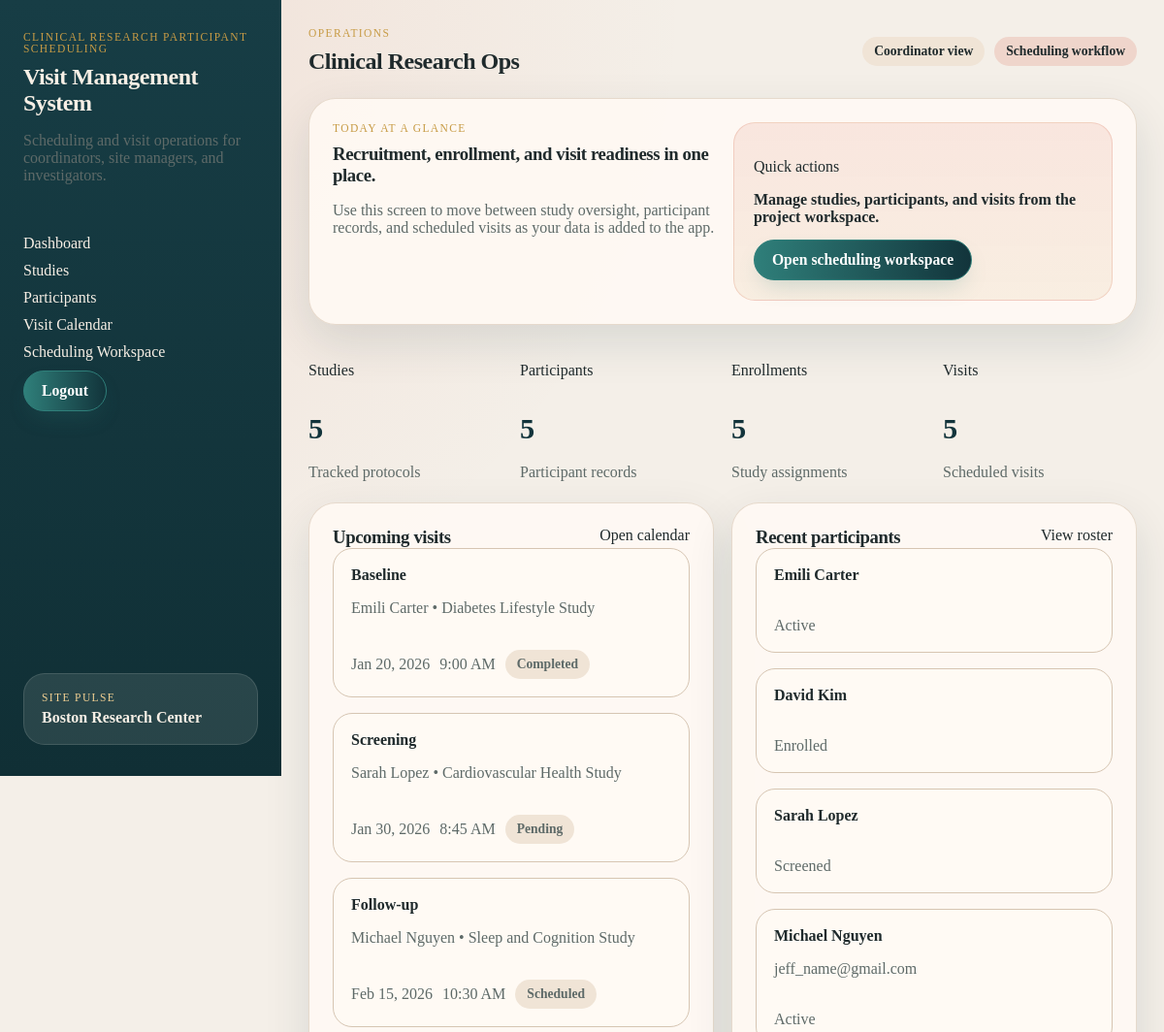
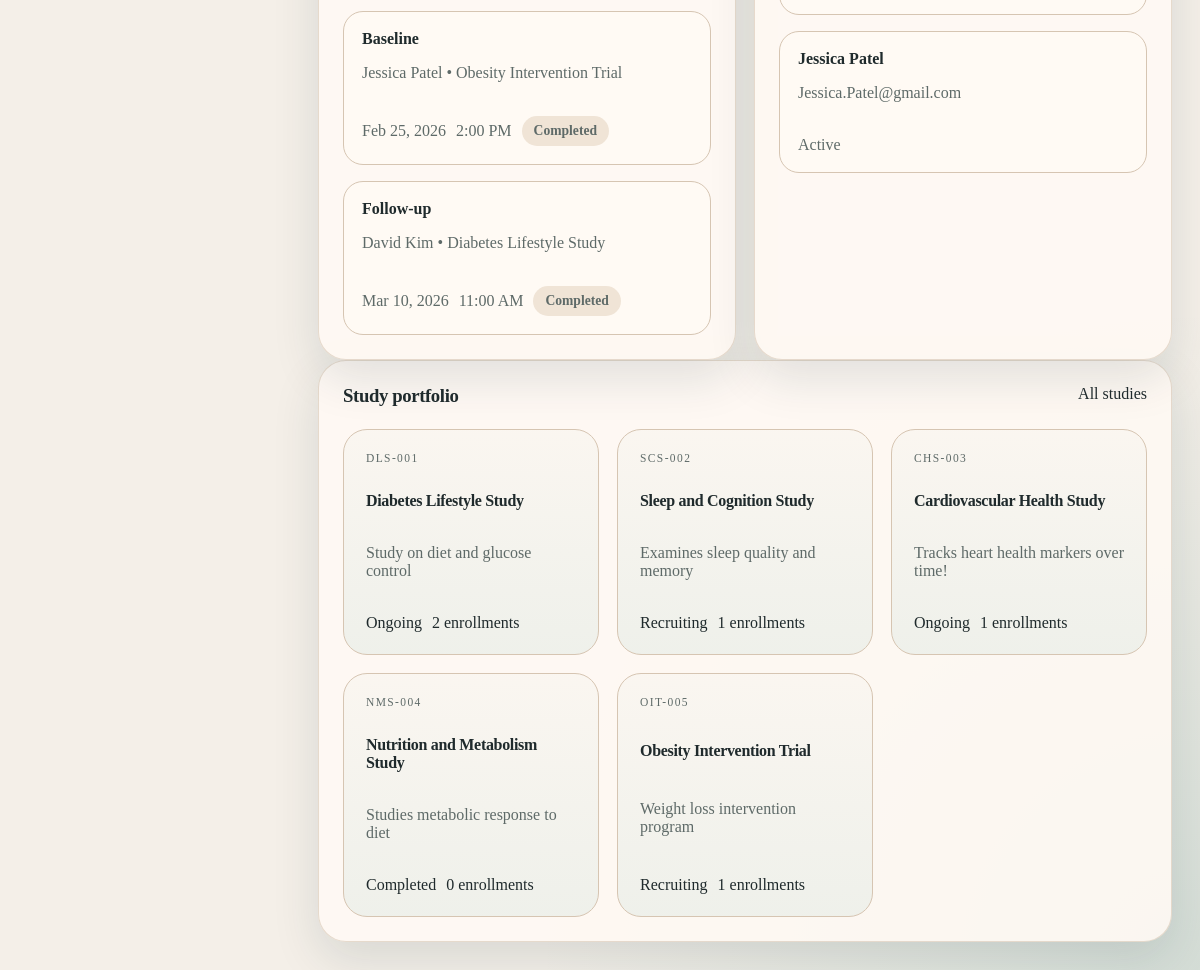
Page /project/dashboard/ (signed in) on the committed database (2 pictures, top to bottom).
### project/models.py (models this page shows, shortened)
class Visit(models.Model):
    enrollment = models.ForeignKey(Enrollment, on_delete=models.CASCADE)  # Link to enrollment
    visit_date = models.DateTimeField()  # Date and time of visit
    visit_type = models.CharField(max_length=100)  # e.g., 'screening', 'follow-up'
    VISIT_STATUS_CHOICES = [
        ('scheduled', 'Scheduled'),
        ('completed', 'Completed'),
        ('canceled', 'Canceled'),
        ('missed', 'Missed'),
    ]
    status = models.CharField(
        max_length=20,
        choices=VISIT_STATUS_CHOICES,
        default='scheduled'
    )
    notes = models.TextField()  # Staff notes

class Enrollment(models.Model):
    participant = models.ForeignKey(Participant, on_delete=models.CASCADE)  # Link to participant
    study = models.ForeignKey(Study, on_delete=models.CASCADE)  # Link to study
    consent_date = models.DateField()  # Date consent was given
    SCREENING_STATUS_CHOICES = [
        ('pending', 'Pending'),
        ('eligible', 'Eligible'),
        ('ineligible', 'Ineligible'),
        ('screen_failed', 'Screen Failed'),
    ]
    screening_status = models.CharField(
        max_length=20,
        choices=SCREENING_STATUS_CHOICES,
        default='pending'
    )
    enrollment_date = models.DateField()  # Date of enrollment

class Participant(models.Model):
    first_name = models.CharField(max_length=100)  # Participant's first name
    last_name = models.CharField(max_length=100)  # Participant's last name
    date_of_birth = models.DateField()  # Date of birth
    age = models.PositiveIntegerField(null=True, blank=True)  # Age (optional, can be calculated from DOB)
    sex = models.CharField(
        max_length=20,
        choices=[('male', 'Male'), ('female', 'Female'), ('other', 'Other'), ('prefer_not_to_say', 'Prefer not to say')],
        default='prefer_not_to_say',
    )  # Sex
    phone = models.CharField(max_length=20, blank=True)  # Phone number
    email = models.EmailField(max_length=254, blank=True)  # Email address
    STATUS_CHOICES = [
        ('active', 'Active'),
        ('withdrawn', 'Withdrawn'),
        ('completed', 'Completed'),
        ('inactive', 'Inactive'),
    ]
    status = models.CharField(
        max_length=20,
        choices=STATUS_CHOICES,
        default='active'
    )
    def __str__(self):
        return f"{self.first_name} {self.last_name}"

class Study(models.Model):
    title = models.CharField(max_length=200)  # Study title
    protocol_number = models.CharField(max_length=50)  # Unique protocol identifier
    description = models.TextField()  # Study description
    STUDY_STATUS_CHOICES = [
        ('active', 'Active'),
        ('closed', 'Closed'),
        ('paused', 'Paused'),
    ]
    status = models.CharField(
        max_length=20,
        choices=STUDY_STATUS_CHOICES,
        default='active'
    )

### project/views.py (the view)
# urls.py: path("dashboard/", DashboardView.as_view(), name="project_dashboard"),
class DashboardView(LoginRequiredMixin, TemplateView):
    template_name = "project/dashboard.html"
    def dispatch(self, request, *args, **kwargs):
        if hasattr(request.user, 'userprofile'):
            if request.user.userprofile.role == 'participant':
                return redirect('my_profile')
        return super().dispatch(request, *args, **kwargs)
    def get_context_data(self, **kwargs):
        context = super().get_context_data(**kwargs)
        studies = Study.objects.annotate(enrollment_count=Count("enrollment"))
        participants = Participant.objects.order_by("last_name", "first_name")
        visits = Visit.objects.select_related(
            "enrollment",
            "enrollment__participant",
            "enrollment__study",
        ).order_by("visit_date")
        context.update({
            "metrics": [
                {"label": "Studies", "value": studies.count(), "detail": "Tracked protocols"},
                {"label": "Participants", "value": participants.count(), "detail": "Participant records"},
                {"label": "Enrollments", "value": Enrollment.objects.count(), "detail": "Study assignments"},
                {"label": "Visits", "value": visits.count(), "detail": "Scheduled visits"},
            ],
            "recent_visits": visits[:5],
            "recent_participants": participants[:5],
            "studies": studies[:6],
        })
        return context

### project/templates/project/dashboard.html (shortened to what this page needs)
{% extends "project/base.html" %}
{% block content %}
<section class="hero">
  <div>
    <p class="eyebrow">Today at a glance</p>
    <h3>Recruitment, enrollment, and visit readiness in one place.</h3>
    <p class="hero-copy">Use this screen to move between study oversight, participant records, and scheduled visits as your data is added to the app.</p>
  </div>
  <div class="hero-panel">
    <p>Quick actions</p>
    <strong>Manage studies, participants, and visits from the project workspace.</strong>
    <a class="button-link" href="{% url 'project_scheduling_hub' %}">Open scheduling workspace</a>
  </div>
</section>
<section class="metric-grid">
  {% for metric in metrics %}
    <article class="metric-card">
      <p>{{ metric.label }}</p>
      <strong>{{ metric.value }}</strong>
      <span>{{ metric.detail }}</span>
    </article>
  {% endfor %}
</section>
<section class="content-grid">
  <article class="panel">
    <div class="panel-header">
      <h3>Upcoming visits</h3>
      <a href="{% url 'project_visit_calendar' %}">Open calendar</a>
    </div>
    <div class="stack-list">
      {% for visit in recent_visits %}
        <a class="list-row" href="{% url 'project_visit_detail' visit.id %}">
          <div>
            <strong>{{ visit.visit_type }}</strong>
            <p>{{ visit.enrollment.participant }} • {{ visit.enrollment.study.title }}</p>
          </div>
          <div class="row-meta">
            <span>{{ visit.visit_date|date:"M j, Y" }}</span>
            <span>{{ visit.visit_date|date:"g:i A" }}</span>
            <span class="badge">{{ visit.status }}</span>
          </div>
        </a>
      {% empty %}
        <p class="empty-state">No visits yet. Add visits in the admin or through your data load.</p>
      {% endfor %}
    </div>
  </article>
  <article class="panel">
    <div class="panel-header">
      <h3>Recent participants</h3>
      <a href="{% url 'project_participant_list' %}">View roster</a>
    </div>
    <div class="stack-list">
      {% for participant in recent_participants %}
        <a class="list-row" href="{% url 'project_participant_detail' participant.id %}">
          <div>
            <strong>{{ participant }}</strong>
            <p>{{ participant.email }}</p>
          </div>
          <div class="row-meta">
            <span>{{ participant.status }}</span>
          </div>
        </a>
      {% empty %}
        <p class="empty-state">No participants yet. Create participant records to populate this view.</p>
      {% endfor %}
    </div>
  </article>
</section>
<section class="panel">
  <div class="panel-header">
    <h3>Study portfolio</h3>
    <a href="{% url 'project_study_list' %}">All studies</a>
  </div>
  <div class="card-grid">
    {% for study in studies %}
      <a class="study-card" href="{% url 'project_study_detail' study.id %}">
        <p class="eyebrow">{{ study.protocol_number }}</p>
        <h4>{{ study.title }}</h4>
        <p>{{ study.description }}</p>
        <div class="study-meta">
          <span>{{ study.status }}</span>
          <span>{{ study.enrollment_count }} enrollments</span>
        </div>
      </a>
    {% empty %}
      <p class="empty-state">No studies yet. Add studies to begin building the schedule.</p>
    {% endfor %}
  </div>
</section>
{% endblock %}

### static/project.css (style rules this page uses)
:root { --bg: #f4efe8; --panel: #fffaf4; --panel-strong: #f0e4d6; --line: #d6c5b2; --text: #1f2a2c; --muted: #5e6a68; --navy: #12343b; --teal: #2f7f7a; --coral: #d66a4d; --gold: #c79b45; --danger: #b2493d; --shadow: 0 18px 48px rgba(18, 52, 59, 0.12); }
* { box-sizing: border-box; }
html, body { margin: 0; padding: 0; }
body { font-family: Georgia, "Times New Roman", serif; color: var(--text); background: radial-gradient(circle at top left, rgba(214, 106, 77, 0.12), transparent 30%), radial-gradient(circle at bottom right, rgba(47, 127, 122, 0.16), transparent 28%), var(--bg); }
a { color: inherit; text-decoration: none; }
h1, h2, h3, h4 { margin: 0; font-family: "Palatino Linotype", "Book Antiqua", Palatino, serif; letter-spacing: -0.02em; }
.nav, .stack-list, .metric-grid, .card-grid, .content-grid, .day-grid, .scheduler-form, form { display: grid; gap: 16px; }
.metric-grid, .card-grid, .content-grid, .day-grid { margin-top: 22px; gap: 18px; }
.metric-grid { grid-template-columns: repeat(4, minmax(0, 1fr)); }
.card-grid { grid-template-columns: repeat(3, minmax(0, 1fr)); }
.content-grid, .day-grid { grid-template-columns: repeat(2, minmax(0, 1fr)); }
.page-header, .panel-header, .hero, .detail-hero, .list-row, .metric-card, .study-card, .day-card, .study-card-header { display: flex; justify-content: space-between; gap: 18px; }
.header-actions, .study-meta, .chip-row, .hero-stats, .study-card-actions, .row-meta, .profile-actions { display: flex; flex-wrap: wrap; gap: 10px; align-items: center; }
.hero, .detail-hero, .panel, .day-card { padding: 24px; border-radius: 28px; background: rgba(255, 250, 244, 0.88); border: 1px solid rgba(214, 197, 178, 0.6); box-shadow: var(--shadow); }
.hero-panel { min-width: 260px; padding: 20px; border-radius: 22px; background: linear-gradient( 180deg, rgba(214, 106, 77, 0.12), rgba(199, 155, 69, 0.1) ); border: 1px solid rgba(214, 106, 77, 0.22); }
.eyebrow, .status-label { text-transform: uppercase; font-size: 0.72rem; letter-spacing: 0.12em; }
.eyebrow { color: var(--gold); margin: 0 0 10px; }
.brand-copy, .subtle, .hero-copy, .metric-card span, .list-row p, .study-card p, .detail-list dt, .bullet-list, .status-card span, .study-protocol, .row-meta, .hero-label, .empty-state, .visit-study, .enrollment-protocol { color: var(--muted); }
.metric-card strong, .hero-stats strong { font-size: 1.9rem; color: var(--navy); }
.pill, .badge, .doc-chip, .status-badge, .screening-badge, .visit-badge { display: inline-flex; align-items: center; justify-content: center; width: fit-content; padding: 7px 12px; border-radius: 999px; font-size: 0.85rem; font-weight: 700; background: var(--panel-strong); }
.btn, .button-link, .scheduler-form button, form button, input[type="submit"], button[type="submit"] { display: inline-flex; align-items: center; justify-content: center; gap: 0.4em; width: fit-content; min-height: 42px; line-height: 1; font-family: inherit; font-size: 0.98rem; font-weight: 700; padding: 0.75em 1.15em; border-radius: 999px; border: 1.5px solid transparent; cursor: pointer; text-align: center; text-decoration: none; transition: transform 0.2s ease, box-shadow 0.2s ease, background 0.2s ease, border-color 0.2s ease; box-shadow: 0 0.7em 1.5em -0.5em rgba(47, 127, 122, 0.25); }
.btn-primary, .button-link, .scheduler-form button, form button, input[type="submit"], button[type="submit"] { background: linear-gradient(90deg, var(--teal), var(--navy)); color: #fff; border-color: var(--teal); }
.button-link { margin-top: 14px; }
.metric-card, .study-card, .day-card, .list-row { flex-direction: column; }
.list-row { padding: 18px; border-radius: 20px; background: var(--panel); border: 1px solid var(--line); }
.study-card { min-height: 220px; padding: 22px; border-radius: 24px; background: linear-gradient(180deg, rgba(18, 52, 59, 0.02), rgba(47, 127, 122, 0.08)), var(--panel); border: 1px solid var(--line); }

### rows in the picture
Visit: visit_type "Baseline", enrollment.participant "Emili Carter", enrollment.study "Diabetes Lifestyle Study", visit_date "Jan 20, 2026", visit_date "9:00 AM", status "Completed"
Visit: visit_type "Screening", enrollment.participant "Sarah Lopez", enrollment.study "Cardiovascular Health Study", visit_date "Jan 30, 2026", visit_date "8:45 AM", status "Pending"
Visit: visit_type "Follow-up", enrollment.participant "Michael Nguyen", enrollment.study "Sleep and Cognition Study", visit_date "Feb 15, 2026", visit_date "10:30 AM", status "Scheduled"
Visit: visit_type "Baseline", enrollment.participant "Jessica Patel", enrollment.study "Obesity Intervention Trial", visit_date "Feb 25, 2026", visit_date "2:00 PM", status "Completed"
Visit: visit_type "Follow-up", enrollment.participant "David Kim", enrollment.study "Diabetes Lifestyle Study", visit_date "Mar 10, 2026", visit_date "11:00 AM", status "Completed"
Participant: first_name+last_name "Emili Carter", status "Active"
Participant: first_name+last_name "David Kim", status "Enrolled"
Participant: first_name+last_name "Sarah Lopez", status "Screened"
Participant: first_name+last_name "Michael Nguyen", email "jeff_name@gmail.com", status "Active"
Participant: first_name+last_name "Jessica Patel", email "Jessica.Patel@gmail.com", status "Active"
Study: protocol_number "DLS-001", title "Diabetes Lifestyle Study", description "Study on diet and glucose control", status "Ongoing", enrollment_count "2"
Study: protocol_number "SCS-002", title "Sleep and Cognition Study", description "Examines sleep quality and memory", status "Recruiting", enrollment_count "1"
Study: protocol_number "CHS-003", title "Cardiovascular Health Study", description "Tracks heart health markers over time!", status "Ongoing", enrollment_count "1"
Study: protocol_number "NMS-004", title "Nutrition and Metabolism Study", description "Studies metabolic response to diet", status "Completed", enrollment_count "0"
Study: protocol_number "OIT-005", title "Obesity Intervention Trial", description "Weight loss intervention program", status "Recruiting", enrollment_count "1"

### other values in the picture
{{ metric.label }} "Studies" "Participants" "Enrollments" "Visits"
{{ metric.value }} "5" "5" "5" "5"
{{ metric.detail }} "Tracked protocols" "Participant records" "Study assignments" "Scheduled visits"
